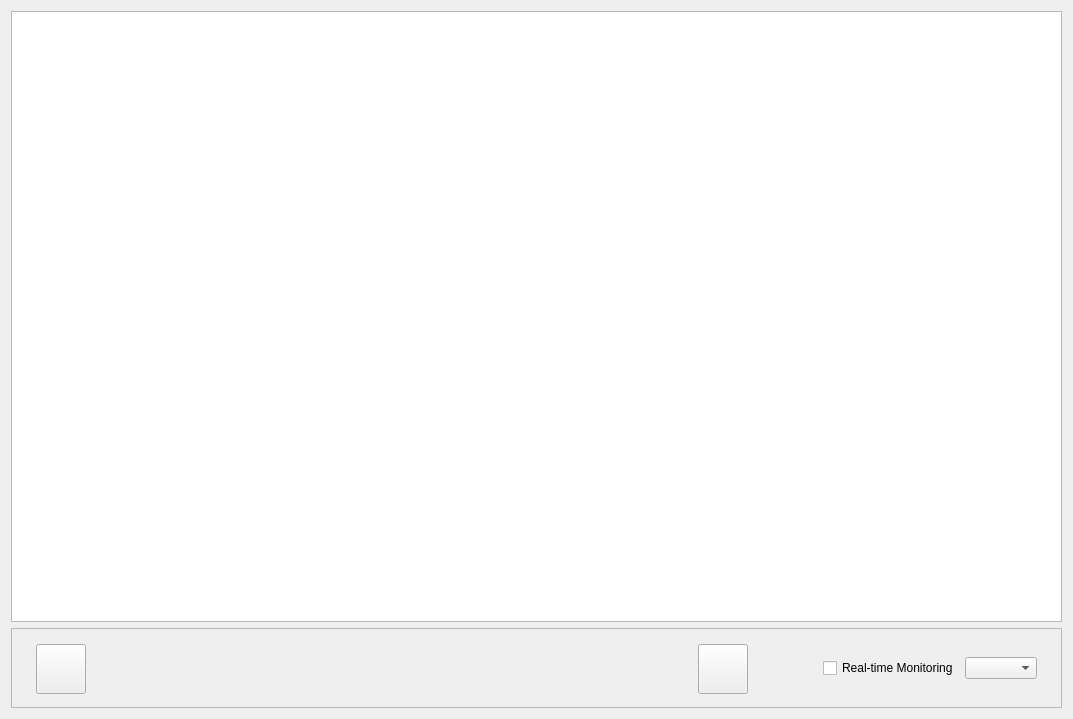
<?xml version="1.0" encoding="UTF-8"?>
<ui version="4.0">
 <class>ChatGPTWindow</class>
 <widget class="QFrame" name="ChatGPTWindow">
  <property name="geometry">
   <rect>
    <x>0</x>
    <y>0</y>
    <width>1073</width>
    <height>719</height>
   </rect>
  </property>
  <property name="windowTitle">
   <string/>
  </property>
  <layout class="QVBoxLayout" name="verticalLayout_2">
   <item>
    <layout class="QVBoxLayout" name="verticalLayout">
     <item>
      <widget class="QPlainTextEdit" name="plainTextEdit"/>
     </item>
     <item>
      <widget class="QFrame" name="frame">
       <property name="minimumSize">
        <size>
         <width>0</width>
         <height>80</height>
        </size>
       </property>
       <property name="maximumSize">
        <size>
         <width>16777215</width>
         <height>80</height>
        </size>
       </property>
       <property name="frameShape">
        <enum>QFrame::Shape::StyledPanel</enum>
       </property>
       <property name="frameShadow">
        <enum>QFrame::Shadow::Raised</enum>
       </property>
       <layout class="QVBoxLayout" name="verticalLayout_3">
        <item>
         <layout class="QHBoxLayout" name="horizontalLayout_2">
          <property name="leftMargin">
           <number>6</number>
          </property>
          <property name="topMargin">
           <number>6</number>
          </property>
          <property name="rightMargin">
           <number>6</number>
          </property>
          <property name="bottomMargin">
           <number>6</number>
          </property>
          <item>
           <spacer name="horizontalSpacer_3">
            <property name="orientation">
             <enum>Qt::Orientation::Horizontal</enum>
            </property>
            <property name="sizeHint" stdset="0">
             <size>
              <width>40</width>
              <height>20</height>
             </size>
            </property>
           </spacer>
          </item>
          <item>
           <widget class="QToolButton" name="cancelButton">
            <property name="minimumSize">
             <size>
              <width>50</width>
              <height>50</height>
             </size>
            </property>
            <property name="maximumSize">
             <size>
              <width>50</width>
              <height>50</height>
             </size>
            </property>
            <property name="text">
             <string/>
            </property>
            <property name="iconSize">
             <size>
              <width>16</width>
              <height>16</height>
             </size>
            </property>
           </widget>
          </item>
          <item>
           <widget class="WaveformWidget" name="wave_widget" native="true">
            <property name="minimumSize">
             <size>
              <width>600</width>
              <height>50</height>
             </size>
            </property>
            <property name="maximumSize">
             <size>
              <width>16777215</width>
              <height>50</height>
             </size>
            </property>
           </widget>
          </item>
          <item>
           <widget class="QToolButton" name="recordOrSendButton">
            <property name="minimumSize">
             <size>
              <width>50</width>
              <height>50</height>
             </size>
            </property>
            <property name="maximumSize">
             <size>
              <width>50</width>
              <height>50</height>
             </size>
            </property>
            <property name="text">
             <string/>
            </property>
            <property name="iconSize">
             <size>
              <width>24</width>
              <height>24</height>
             </size>
            </property>
           </widget>
          </item>
          <item>
           <spacer name="horizontalSpacer_4">
            <property name="orientation">
             <enum>Qt::Orientation::Horizontal</enum>
            </property>
            <property name="sizeHint" stdset="0">
             <size>
              <width>100</width>
              <height>20</height>
             </size>
            </property>
           </spacer>
          </item>
          <item>
           <widget class="QCheckBox" name="readlTimeMonitoringCheckBox">
            <property name="text">
             <string>Real-time Monitoring</string>
            </property>
           </widget>
          </item>
          <item>
           <widget class="QComboBox" name="outputDeviceComboBox">
            <property name="maximumSize">
             <size>
              <width>200</width>
              <height>16777215</height>
             </size>
            </property>
           </widget>
          </item>
          <item>
           <spacer name="horizontalSpacer_5">
            <property name="orientation">
             <enum>Qt::Orientation::Horizontal</enum>
            </property>
            <property name="sizeHint" stdset="0">
             <size>
              <width>40</width>
              <height>20</height>
             </size>
            </property>
           </spacer>
          </item>
         </layout>
        </item>
       </layout>
      </widget>
     </item>
    </layout>
   </item>
  </layout>
 </widget>
 <customwidgets>
  <customwidget>
   <class>WaveformWidget</class>
   <extends>QWidget</extends>
   <header>./widget/chatgpt/waveformwidget.h</header>
   <container>1</container>
  </customwidget>
 </customwidgets>
 <resources/>
 <connections/>
</ui>
